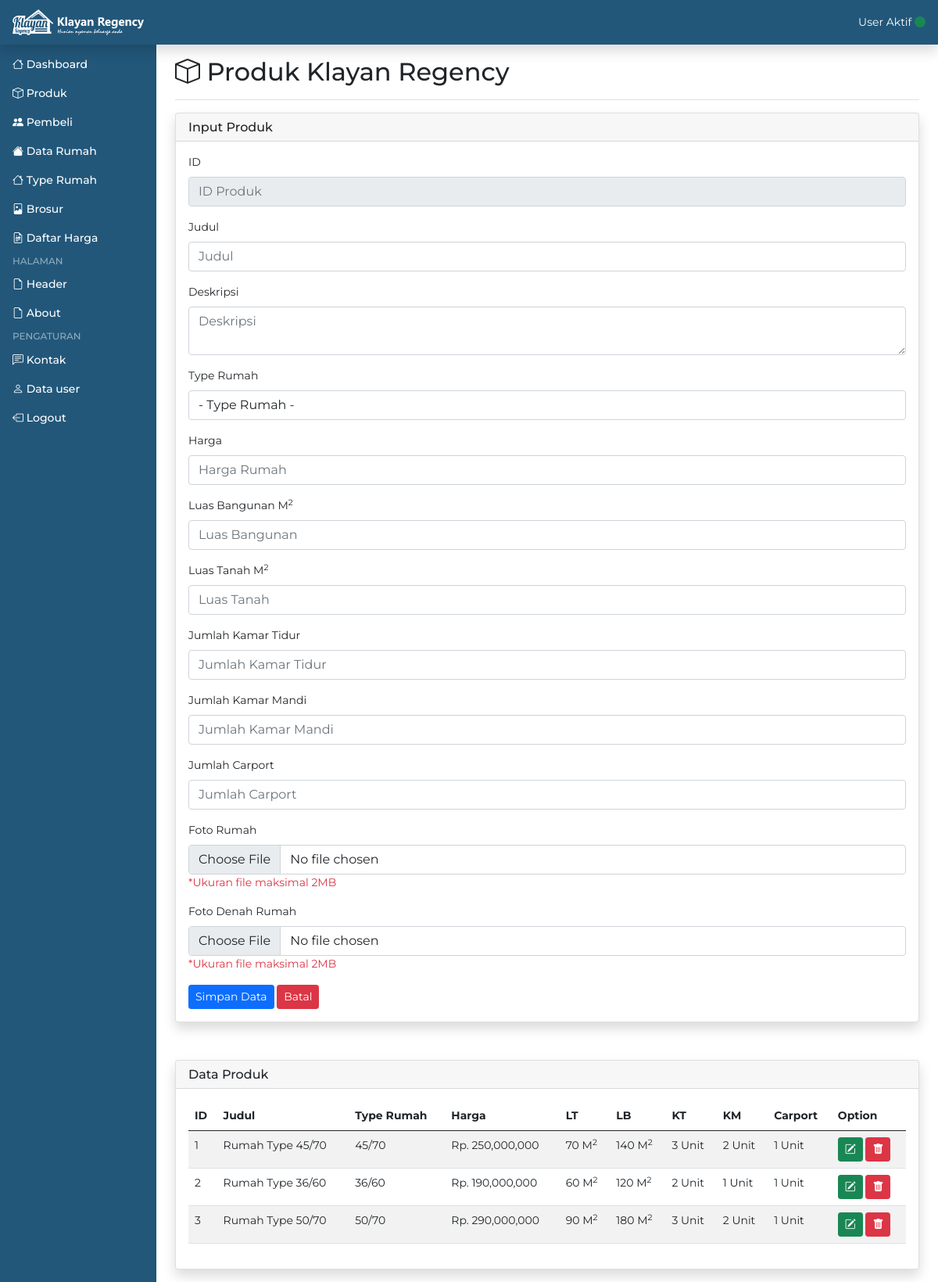
Page /admin/product.php (signed in) on the committed database.
### tables this page shows
CREATE TABLE `produk` (
  `id_produk` int(10) NOT NULL,
  `judul` varchar(50) NOT NULL,
  `deskripsi` text NOT NULL,
  `type_rumah` int(10) NOT NULL,
  `harga` varchar(30) NOT NULL,
  `lb` int(10) NOT NULL,
  `lt` int(10) NOT NULL,
  `jumlah_kt` int(10) NOT NULL,
  `jumlah_km` int(10) NOT NULL,
  `carport` int(10) NOT NULL,
  `foto` text NOT NULL,
  `foto_denah` text NOT NULL
);

CREATE TABLE `type` (
  `id` int(10) NOT NULL,
  `type_rumah` varchar(30) NOT NULL
);

### admin/product.php (the view, shortened to what this page needs)
<?php
include 'include/koneksi.php';
?>
<!doctype html>
<html lang="en">
  <?php include 'include/head.php'; ?>
  <body>
    <?php include 'include/header.php'; ?>
    <div class="container-fluid">
      <div class="row">
        <?php include 'include/sidebar.php'; ?>
        <main class="col-md-9 ms-sm-auto col-lg-10 px-md-4">
          <div class="d-flex justify-content-between flex-wrap flex-md-nowrap align-items-center pt-3 pb-2 mb-3 border-bottom">
            <h1 class="h2"><i class="bi bi-box"></i> Produk Klayan Regency</h1>
          </div>
          <div class="row mt-3 mb-5">
            <div class="col-md-12">
              <div class="card border-left-primary shadow h-100">
              <h6 class="card-header">Input Produk</h6>
              <div class="card-body">
                <form method="post" enctype="multipart/form-data">
                  <div class="mb-3">
                    <label for="id" class="form-label">ID</label>
                    <input type="number" name="id_produk" class="form-control" id="id" readonly="readonly" placeholder="ID Produk">
                  </div>
                  <div class="mb-3">
                    <label for="type_rumah" class="form-label">Judul</label>
                    <input type="text" name="judul" class="form-control" placeholder="Judul">
                  </div>
                  <div class="mb-3">
                    <label for="deskripsi" class="form-label">Deskripsi</label>
                    <textarea name="deskripsi" id="deskripsi" class="form-control" placeholder="Deskripsi"></textarea>
                  </div>
                  <div class="mb-3">
                    <label for="type_rumah" class="form-label">Type Rumah</label>
                    <select name="type_rumah" class="form-control" id="type_rumah">
                      <option>- Type Rumah -</option>
                    </select>
                  </div>
                  <div class="mb-3">
                    <label for="type_rumah" class="form-label">Harga</label>
                    <input type="text" name="harga" class="form-control" placeholder="Harga Rumah">
                  </div>
                  <div class="mb-3">
                    <label for="type_rumah" class="form-label">Luas Bangunan M<sup>2</sup></label>
                    <input type="text" name="lb" class="form-control" placeholder="Luas Bangunan">
                  </div>
                  <div class="mb-3">
                    <label for="type_rumah" class="form-label">Luas Tanah M<sup>2</sup></label>
                    <input type="text" name="lt" class="form-control" placeholder="Luas Tanah">
                  </div>
                  <div class="mb-3">
                    <label for="type_rumah" class="form-label">Jumlah Kamar Tidur</label>
                    <input type="text" name="jumlah_kt" class="form-control" placeholder="Jumlah Kamar Tidur">
                  </div>
                  <div class="mb-3">
                    <label for="type_rumah" class="form-label">Jumlah Kamar Mandi</label>
                    <input type="text" name="jumlah_km" class="form-control" placeholder="Jumlah Kamar Mandi">
                  </div>
                  <div class="mb-3">
                    <label for="type_rumah" class="form-label">Jumlah Carport</label>
                    <input type="text" name="carport" class="form-control" placeholder="Jumlah Carport">
                  </div>
                  <div class="mb-3">
                    <label for="type_rumah" class="form-label">Foto Rumah</label>
                    <input type="file" name="foto" class="form-control">
                    <p class="text-small text-danger">*Ukuran file maksimal 2MB</p>
                  </div>
                  <div class="mb-3">
                    <label for="type_rumah" class="form-label">Foto Denah Rumah</label>
                    <input type="file" name="foto_denah" class="form-control">
                    <p class="text-small text-danger">*Ukuran file maksimal 2MB</p>
                  </div>
                  <button type="submit" class="btn btn-sm btn-primary" name="save">Simpan Data</button>
                  <button type="reset" class="btn btn-sm btn-danger">Batal</button>
                </form>
                </div>
              </div>
            </div>
          </div>
          <div class="row my-3">
            <div class="col-md-12">
              <div class="card border-left-primary shadow h-100">
                <h6 class="card-header">Data Produk</h6>
                <div class="card-body">
                  <div class="table-responsive">
                    <table class="table table-striped table-md">
                      <thead>
                        <tr>
                          <th>ID</th>
                          <th>Judul</th>
                          <th>Type Rumah</th>
                          <th>Harga</th>
                          <th>LT</th>
                          <th>LB</th>
                          <th>KT</th>
                          <th>KM</th>
                          <th>Carport</th>
                          <th>Option</th>
                        </tr>
                      </thead>
                      <tbody>
                        <?php
                        $no = 1;
                        $sql = mysqli_query($koneksi, "SELECT * FROM produk INNER JOIN type ON produk.type_rumah = type.id");
                        while($row = mysqli_fetch_array($sql, MYSQLI_ASSOC)) {
                        ?>
                        <tr>
                          <td><?= $no++; ?></td>
                          <td><?= $row['judul']; ?></td>
                          <td><?= $row['type_rumah']; ?></td>
                          <td>Rp. <?= number_format($row['harga']); ?></td>
                          <td><?= $row['lb']; ?> M<sup>2</sup></td>
                          <td><?= $row['lt']; ?> M<sup>2</sup></td>
                          <td><?= $row['jumlah_kt']; ?> Unit</td>
                          <td><?= $row['jumlah_km']; ?> Unit</td>
                          <td><?= $row['carport']; ?> Unit</td>
                          <td>
                            <a href="edit_product.php?id_produk=<?= $row['id_produk']; ?>" class="btn btn-sm btn-success"><i class="bi bi-pencil-square"></i></a>
                            <a href="hapus_product.php?id_produk=<?= $row['id_produk']; ?>" class="btn btn-sm btn-danger" onclick="return confirm('Apakah yakin ingin menghapus data?');"><i class="bi bi-trash-fill"></i></a>
                          </td>
                        </tr>
                        <?php } ?>
                      </tbody>
                    </table>
                  </div>
                </div>
              </div>
            </div>
          </div>
        </main>
      </div>
    </div>
  </body>
</html>

### admin/assets/css/style.css (style rules this page uses)
* { font-family: 'Montserrat', sans-serif;; }

### admin/assets/css/dashboard.css (style rules this page uses)
body { font-size: .875rem; }

### rows in the picture
produk: judul "Rumah Type 45/70", type.type_rumah "45/70", harga "250,000,000", lb "70", lt "140", jumlah_kt "3", jumlah_km "2", carport "1"
produk: judul "Rumah Type 36/60", type.type_rumah "36/60", harga "190,000,000", lb "60", lt "120", jumlah_kt "2", jumlah_km "1", carport "1"
produk: judul "Rumah Type 50/70", type.type_rumah "50/70", harga "290,000,000", lb "90", lt "180", jumlah_kt "3", jumlah_km "2", carport "1"
